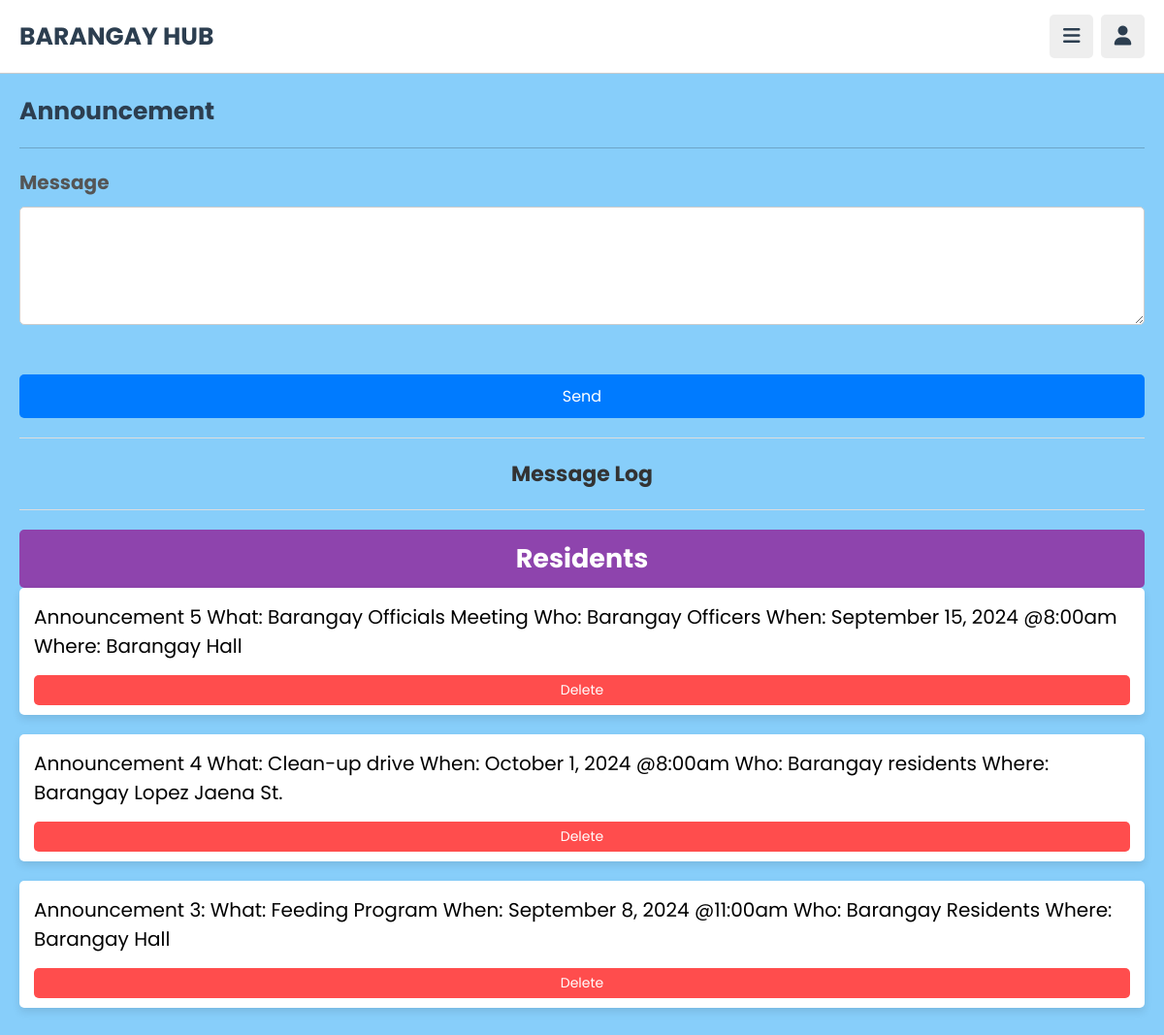
Screenshot of /admin/announcements.php (signed in) with the database file from the repository.
### tables this page shows
CREATE TABLE `noticemsg` (
  `id` int(11) NOT NULL,
  `message` text NOT NULL
);

### admin/announcements.php (the view, shortened to what this page needs)
<!DOCTYPE html>
<html lang="en">
<head>
    <link rel="stylesheet" href="https://cdnjs.cloudflare.com/ajax/libs/font-awesome/6.2.0/css/all.min.css">
    <link rel="stylesheet" href="../css/admin_style.css">
</head>
</head>
<body>
    <?php include '../components/admin_header.php'; ?>
    <section class="community">
        <div id="content">
            <h1 class="heading">Announcement</h1>
            <p>Message</p>
            <form action="../controllers/announcement_controller.php?action=store" method="post">
                <textarea type="text" name="message" class="ed" rows="5"></textarea><br /><br />
                <input type="submit" class="btn btn-primary" value="Send" />
            </form>
        </div>
        <hr />
        <div class="message-log">
            <h2 align="center">Message Log</h2>
            <hr />
            <table class="table table-bordered">
                <thead>
                    <div class="btn btn-primary ">
                        <h1>Residents</h1>
                    </div>
                </thead>
                <tbody>
                    <?php
                    $stmt = $conn->query("SELECT * FROM noticemsg ORDER BY id DESC");
                    if ($stmt) {
                        while ($row = $stmt->fetch(PDO::FETCH_ASSOC)) {
                            echo '<tr><div class="message-box">' . htmlspecialchars($row['message']) . '<form action="../controllers/announcement_controller.php?action=delete&id=' . $row['id'] . '" method="post">
                            <button type="submit" class="delete-btn">Delete</button></form></div></tr>';
                        }
                    }
                    ?>
                </tbody>
            </table>
        </div>
    </section>
</body>
</html>

### css/admin_style.css (style rules this page uses)
:root { --main-color:#8e44ad; --red:#e74c3c; --oragen:#f39c12; --white:#fff; --black:#2c3e50; --light-color:#888; --light-bg:#eee; --border:.1rem solid rgba(0,0,0,.2); }
* { font-family: "Poppins", sans-serif; margin: 0; padding: 0; box-sizing: border-box; outline: none; border: none; text-decoration: none; }
html { font-size: 62.5%; overflow-x: hidden; }
body { background: lightskyblue; padding-left: 30rem; }
section { padding:2rem; max-width: 1200px; margin: 0 auto; }
.btn, .option-btn, .delete-btn, .inline-btn, .inline-option-btn, .inline-delete-btn { border-radius: .5rem; padding: 1rem 3rem; font-size: 1.8rem; color: #fff; margin-top: 1rem; text-transform: capitalize; cursor: pointer; text-align: center; }
.btn, .option-btn, .delete-btn { display: block; width: 100%; }
.btn, .inline-btn { background-color: var(--main-color); }
.delete-btn, .inline-delete-btn { background-color: var(--red); }
.heading { padding-bottom: 1.8rem; border-bottom: var(--border); font-size: 2.5rem; color: var(--black); text-transform: capitalize; margin-bottom: 2rem; }
@media (max-width:1200px) { body { padding-left: 0; } }

### admin/announcements.php (style rules this page uses)
hr { border: 0; height: 1px; background: #ddd; margin: 20px 0; }
p { font-size: 20px; margin-bottom: 10px; font-weight: bold; color: #555; }
textarea.ed { width: 100%; padding: 10px; border: 1px solid #ccc; border-radius: 5px; margin-bottom: 20px; }
input.btn { width: 100%; background-color: #007bff; color: #fff; padding: 10px; border: none; border-radius: 5px; cursor: pointer; font-size: 16px; }
.message-log { margin-top: 20px; }
.message-log h2 { font-size: 22px; color: #333; text-align: center; margin-bottom: 20px; }
table.table { width: 100%; border-collapse: collapse; }
table.table tbody tr { background-color: #f9f9f9; border-bottom: 1px solid #ddd; }
.message-box { font-size: 20px; padding: 15px; border-radius: 5px; background-color: #fff; box-shadow: 0 4px 8px rgba(0, 0, 0, 0.1); margin-bottom: 20px; transition: box-shadow 0.3s ease, transform 0.3s ease; }
.delete-btn { position: relative; top: 5px; background-color: #ff4d4d; color: #fff; border: none; border-radius: 5px; cursor: pointer; padding: 5px 10px; font-size: 14px; }

### rows the page displays
noticemsg: message "Announcement 5 What: Barangay Officials Meeting Who: Barangay Officers When: September 15, 2024 @8:00am Where: Barangay Hall"
noticemsg: message "Announcement 4 What: Clean-up drive When: October 1, 2024 @8:00am Who: Barangay residents Where: Barangay Lopez Jaena St."
noticemsg: message "Announcement 3: What: Feeding Program When: September 8, 2024 @11:00am Who: Barangay Residents Where: Barangay Hall"
